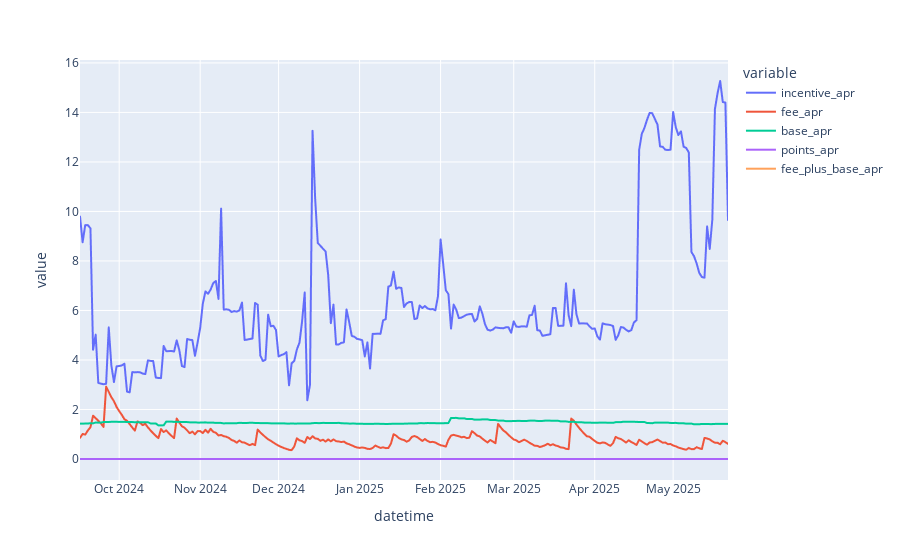

The cell this chart's notebook holds for it:
### Code cell
destination_state_df = destination_state_df.groupby(["readable_name", "datetime"]).max().reset_index()

one_destination_df = 100 * destination_state_df[destination_state_df["readable_name"] == "ETHx/wstETH (balancer)"][
    ["incentive_apr", "fee_apr", "base_apr", "points_apr", "fee_plus_base_apr", "datetime"]
].set_index("datetime").astype(float)
px.line(one_destination_df)

### Figure 1 — Plotly figure (JSON) as saved in the notebook; plotly's stock layout.template omitted (floating-point values rounded to 4 significant figures; data arrays with more than 128 entries replaced by an {"elided": "..."} marker saying what was removed)
{"data": [{"hovertemplate": "variable=incentive_apr<br>datetime=%{x}<br>value=%{y}<extra></extra>", "legendgroup": "incentive_apr", "line": {"color": "#636efa", "dash": "solid"}, "marker": {"symbol": "circle"}, "mode": "lines", "name": "incentive_apr", "showlegend": true, "type": "scattergl", "x": {"elided": "249 str values"}, "xaxis": "x", "y": {"elided": "249 float values"}, "yaxis": "y"}, {"hovertemplate": "variable=fee_apr<br>datetime=%{x}<br>value=%{y}<extra></extra>", "legendgroup": "fee_apr", "line": {"color": "#EF553B", "dash": "solid"}, "marker": {"symbol": "circle"}, "mode": "lines", "name": "fee_apr", "showlegend": true, "type": "scattergl", "x": {"elided": "249 str values"}, "xaxis": "x", "y": {"elided": "249 float values"}, "yaxis": "y"}, {"hovertemplate": "variable=base_apr<br>datetime=%{x}<br>value=%{y}<extra></extra>", "legendgroup": "base_apr", "line": {"color": "#00cc96", "dash": "solid"}, "marker": {"symbol": "circle"}, "mode": "lines", "name": "base_apr", "showlegend": true, "type": "scattergl", "x": {"elided": "249 str values"}, "xaxis": "x", "y": {"elided": "249 float values"}, "yaxis": "y"}, {"hovertemplate": "variable=points_apr<br>datetime=%{x}<br>value=%{y}<extra></extra>", "legendgroup": "points_apr", "line": {"color": "#ab63fa", "dash": "solid"}, "marker": {"symbol": "circle"}, "mode": "lines", "name": "points_apr", "showlegend": true, "type": "scattergl", "x": {"elided": "249 str values"}, "xaxis": "x", "y": {"elided": "249 int values"}, "yaxis": "y"}, {"hovertemplate": "variable=fee_plus_base_apr<br>datetime=%{x}<br>value=%{y}<extra></extra>", "legendgroup": "fee_plus_base_apr", "line": {"color": "#FFA15A", "dash": "solid"}, "marker": {"symbol": "circle"}, "mode": "lines", "name": "fee_plus_base_apr", "showlegend": true, "type": "scattergl", "x": {"elided": "249 str values"}, "xaxis": "x", "y": {"elided": "249 null values"}, "yaxis": "y"}], "layout": {"legend": {"title": {"text": "variable"}, "tracegroupgap": 0}, "margin": {"t": 60}, "xaxis": {"anchor": "y", "domain": [0, 1], "title": {"text": "datetime"}}, "yaxis": {"anchor": "x", "domain": [0, 1], "title": {"text": "value"}}}}
